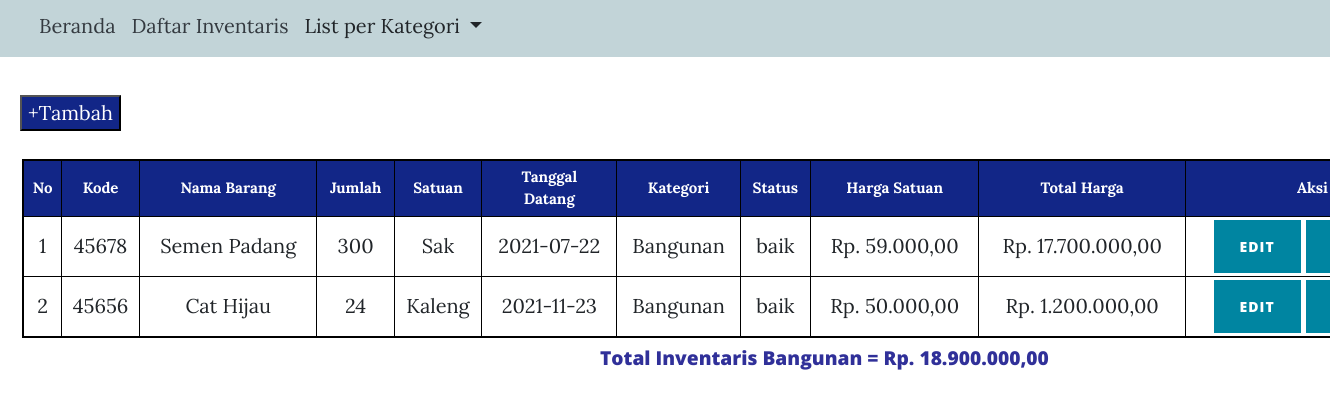
The page /bangunan.php (signed in) on the database its author committed.
### tables this page shows
CREATE TABLE `inventaris` (
  `kode_barang` varchar(30) NOT NULL,
  `nama_barang` varchar(30) NOT NULL,
  `jumlah` int(11) NOT NULL,
  `satuan` varchar(15) NOT NULL,
  `tgl_datang` date NOT NULL,
  `kategori` varchar(20) NOT NULL,
  `status_barang` varchar(20) NOT NULL,
  `harga` int(20) NOT NULL
);

### bangunan.php (the view, shortened to what this page needs)
<?php
  include 'koneksi.php';
?>
<!DOCTYPE html>
<html>
  <head>
  <link href="vendor/bootstrap/css/bootstrap.min.css" rel="stylesheet">
  <link href="vendor/fontawesome-free/css/all.min.css" rel="stylesheet" type="text/css">
  <link href="css/clean-blog.min.css" rel="stylesheet">
  </head>
  <body>
<nav style="background-color: #C2D4D8; padding-top: 3px;" class="navbar navbar-expand-sm list-position">
    <div class="container-fluid">
        <ul class="navbar-nav me-auto mb-1 mb-lg-0">
            <li class="nav-item me-3">
                <a class="nav-link active text-dark" href="menu.php">Beranda</a>
            </li>
            <li class="nav-item me-3">
                <a class="nav-link active text-dark" href="data.php">Daftar Inventaris</a>
            </li>
            <li class="nav-item dropdown me-3">
                <a class="nav-link dropdown-toggle" href="#" id="navbarDropdown" role="button" data-toggle="dropdown" aria-haspopup="true" aria-expanded="false">
                    List per Kategori
                </a>
            </li>
        </ul>
    </div>
</nav><br>
  <div>
    <ul class="navbar-nav text-uppercase ml-auto">
        <li class="nav-item"><a class="nav-link js-scroll-trigger" href="tambahinves.php">
        <button style="background-color:#122687; margin-left:20px; margin-bottom:20px;" type="button" class="bg-logout text-white" align="right" >
        +Tambah</button></a></li>
    </ul>
  </div>
  <table border="1" class="text-center" align="center" cellpadding="3" cellspacing="5">
   <tr>
   <tr>
        <th>No</th>
        <th>Kode</th>
        <th>Nama Barang</th>
        <th>Jumlah</th>
        <th>Satuan</th>
        <th>Tanggal<br>Datang</th>
        <th>Kategori</th>
        <th>Status</th>
        <th>Harga Satuan</th>
        <th>Total Harga</th>
        <th>Aksi</th>
   </tr>
   <?php
         $count = 1;
        $total_harga = 0;
        function convert($value)
            {
                $hasil = "Rp. " . number_format($value, 2, ',', '.');
                return $hasil;
            }
            $query = mysqli_query($conn, "SELECT * from inventaris WHERE kategori='Bangunan'");
            while($data=mysqli_fetch_array($query))
       { ?>
<tr>
              <td><?php echo $count; ?></td>
              <td><?php echo $data['kode_barang']; ?></td>
              <td><?php echo $data['nama_barang']; ?></td>
              <td><?php echo $data['jumlah']; ?></td>
              <td><?php echo $data['satuan']; ?></td>
              <td><?php echo $data['tgl_datang']; ?></td>
              <td><?php echo $data['kategori']; ?></td>
              <td><?php echo $data['status_barang']; ?></td>
              <td><?php echo convert($data['harga']); ?></td>
              <td><?php echo convert($data['harga'] * $data['jumlah']); ?></td>
              <td>
                  <a href=edit.php?kode_barang=<?php echo $data['kode_barang'];?>><button class="btn btn-primary">Edit</button></a>
                  <a href=hapus.php?kode_barang=<?php echo $data['kode_barang'];?>><button class="btn btn-primary">Hapus</button></a>
              </td>
            <?php
                $count = $count + 1;
                $total_harga = $total_harga + ($data['harga'] * $data['jumlah']);
                }
            ?>
            </tr>
    </table>
    <h1 style="clear:both;margin-left:600px;margin-top:8px;font-size:1.2rem;"><?php echo "Total Inventaris Bangunan = " . convert($total_harga); ?></h1>
  </body>
</html>

### bangunan.php (style rules this page uses)
body { font-family: 'fantasy', sans-serif; font-size: 0.8rem; width:110%; }
table { width: 97%; border: 2px solid black; text-align: center; padding:5px; }
th { text-align: center; background: #122687; color: white; padding:5px; font-size: 15px; }
td { text-align: center; }
.bg-logout { background:#16174F;color:white; }

### rows shown on the page
inventaris: kode_barang "45678", nama_barang "Semen Padang", jumlah "300", satuan "Sak", tgl_datang "2021-07-22", kategori "Bangunan", status_barang "baik", harga "Rp. 59.000,00", convert($data['harga'] * $data['jumlah']) "Rp. 17.700.000,00"
inventaris: kode_barang "45656", nama_barang "Cat Hijau", jumlah "24", satuan "Kaleng", tgl_datang "2021-11-23", kategori "Bangunan", status_barang "baik", harga "Rp. 50.000,00", convert($data['harga'] * $data['jumlah']) "Rp. 1.200.000,00"

### other values the page prints
convert($total_harga) "Rp. 18.900.000,00"
